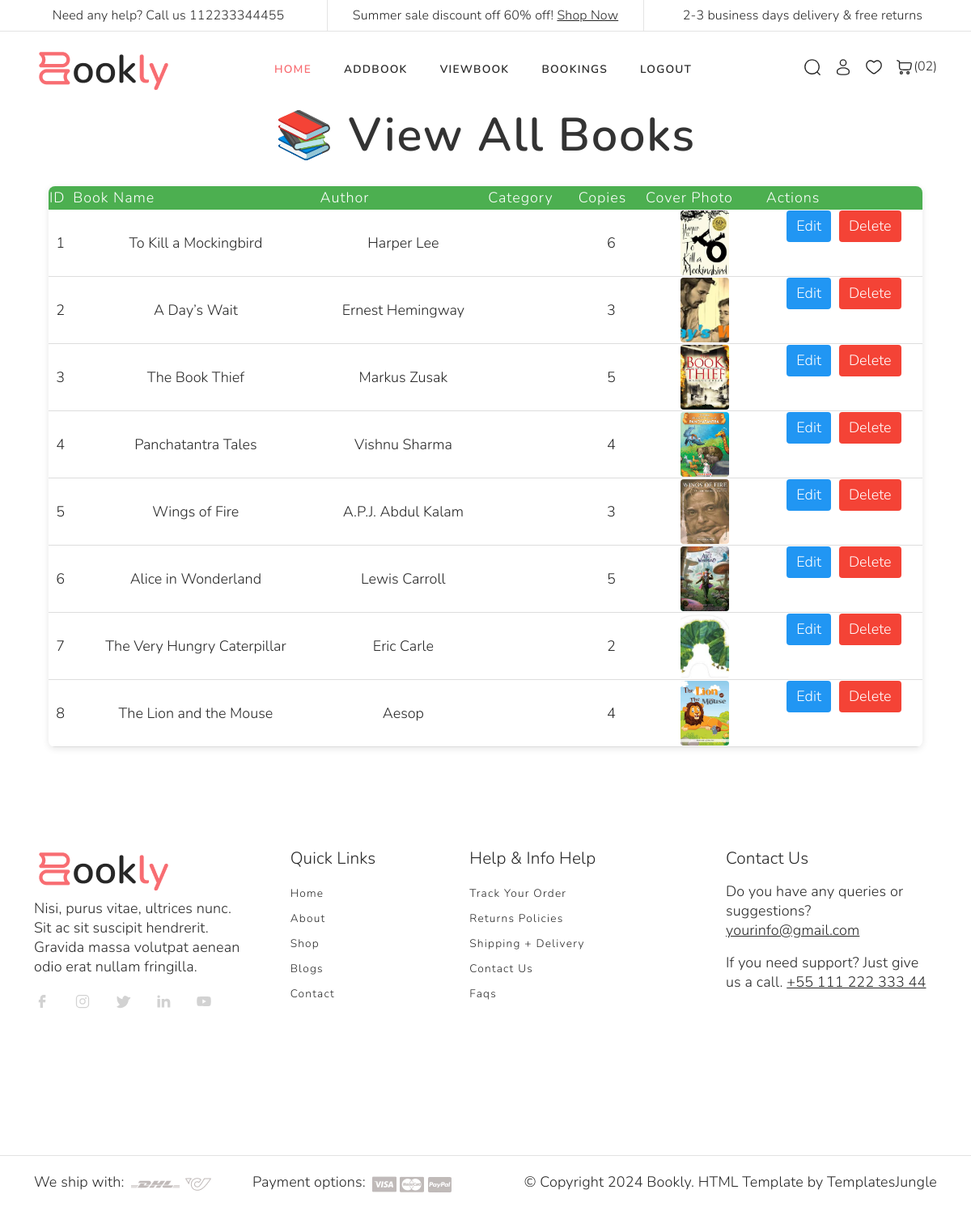
The app's page /viewbook with its own data.
### librarian/models.py (models this page shows, shortened)
class book(models.Model):
    name=models.CharField(max_length=12)
    author=models.CharField(max_length=15)
    coverphoto=models.FileField(upload_to='meadia')
    numberof_copies=models.IntegerField()
    categoryid=models.ForeignKey(category,on_delete=models.CASCADE)

### librarian/views.py (the view)
# urls.py: path('viewbook',views.viewbook,name='viewbook'),
def viewbook(request):
     m=book.objects.all()
     p={'m':m}
     return render(request,'admin/viewbook.html',p)

### template/admin/viewbook.html
{% extends 'admin/page3.html' %}
{% block content %}
<h2 style="text-align:center; color:#333; margin-bottom:30px;">📚 View All Books</h2>
{% if m %}
<table style="
    width:90%;
    margin:0 auto;
    border-collapse:collapse;
    background:white;
    box-shadow:0 2px 8px rgba(0, 0, 0, 0.1);
    border-radius:8px;
    overflow:hidden;">
    <tr style="background-color:#4CAF50; color:white;">
        <th>ID</th>
        <th>Book Name</th>
        <th>Author</th>
        <th>Category</th>
        <th>Copies</th>
        <th>Cover Photo</th>
        <th>Actions</th>
    </tr>
    {% for i in m %}
    <tr style="text-align:center; border-bottom:1px solid #ddd;">
        <td>{{ i.id }}</td>
        <td>{{ i.name }}</td>
        <td>{{ i.author }}</td>
        <td>{{ i.categoryid.categoryname }}</td>
        <td>{{ i.numberof_copies }}</td>
        <td>
            {% if i.coverphoto %}
                <img src="{{ i.coverphoto.url }}" alt="Book Cover" style="width:60px; height:80px; border-radius:4px; object-fit:cover;">
            {% else %}
                No Image
            {% endif %}
        </td>
        <td style="display:flex; justify-content:center; gap:10px;">
            <a href="{% url 'editbook' i.id %}" style="background:#2196F3; color:white; padding:6px 12px; border-radius:4px; text-decoration:none;">Edit</a>
            <a href="{% url 'deletebook' i.id %}" style="background:#f44336; color:white; padding:6px 12px; border-radius:4px; text-decoration:none;" onclick="return confirm('Are you sure you want to delete this book?');">Delete</a>
        </td>
    </tr>
    {% endfor %}
</table>
{% else %}
<p style="text-align:center; color:#777; font-size:18px; margin-top:40px;">No books available right now.</p>
{% endif %}
{% endblock %}

### template/admin/page3.html (shortened to what this page needs)
<!DOCTYPE html>
<html>
  <head>
    {% load static %}
    <link href="https://cdn.jsdelivr.net/npm/bootstrap@5.3.3/dist/css/bootstrap.min.css" rel="stylesheet"
>
    <link rel="stylesheet" type="text/css" href="{%static 'Bookly-1.0.0/style.css'%}">
    <link rel="stylesheet" href="https://cdn.jsdelivr.net/npm/swiper@9/swiper-bundle.min.css" />
  </head>
  <body>
    <header id="header" class="site-header">
      <div class="top-info border-bottom d-none d-md-block ">
        <div class="container-fluid">
          <div class="row g-0">
            <div class="col-md-4">
              <p class="fs-6 my-2 text-center">Need any help? Call us <a href="#">112233344455</a></p>
            </div>
            <div class="col-md-4 border-start border-end">
              <p class="fs-6 my-2 text-center">Summer sale discount off 60% off! <a class="text-decoration-underline"
                  href="index.html">Shop Now</a></p>
            </div>
            <div class="col-md-4">
              <p class="fs-6 my-2 text-center">2-3 business days delivery & free returns</p>
            </div>
          </div>
        </div>
      </div>
      <nav id="header-nav" class="navbar navbar-expand-lg py-3">
        <div class="container">
          <a class="navbar-brand" href="index.html">
            <img src="{%static  'Bookly-1.0.0/images/main-logo.png'%}" class="logo">
          </a>
          <div class="offcanvas offcanvas-end" tabindex="-1" id="bdNavbar" aria-labelledby="bdNavbarOffcanvasLabel">
            <div class="offcanvas-body">
              <ul id="navbar"
                class="navbar-nav text-uppercase justify-content-start justify-content-lg-center align-items-start align-items-lg-center flex-grow-1">
                <li class="nav-item">
                  <a class="nav-link me-4 active" href="{% url 'adminhome' %}">Home</a>
                </li>
                <li class="nav-item">
                   <a href="{% url 'addbook1' %}" class="nav-link me-4">Addbook</a>
                </li>
                <li class="nav-item">
                   <a href="{% url  'viewbook' %}"  class="nav-link me-4">ViewBook</a>
                </li>
                <li class="nav-item">
                  <a class="nav-link me-4" href="{%  url 'librarianview' %}">Bookings</a>
                </li>
                <li class="nav-item">
                  <a class="nav-link me-4" href="{% url 'logout' %}">logout</a>
                </li>
              </ul>
              <div class="user-items d-flex">
                <ul class="d-flex justify-content-end list-unstyled mb-0">
                  <li class="search-item pe-3">
                    <a href="#" class="search-button">
                      <svg class="search">
                        <use xlink:href="#search"></use>
                      </svg>
                    </a>
                  </li>
                  <li class="pe-3">
                    <a href="#" data-bs-toggle="modal" data-bs-target="#exampleModal">
                      <svg class="user">
                        <use xlink:href="#user"></use>
                      </svg>
                    </a>
                  </li>
                  <li class="wishlist-dropdown dropdown pe-3">
                    <a href="#" class="dropdown-toggle" data-bs-toggle="dropdown" role="button" aria-expanded="false">
                      <svg class="wishlist">
                        <use xlink:href="#heart"></use>
                      </svg>
                    </a>
                  </li>
                  <li class="cart-dropdown dropdown">
                    <a href="index.html" class="dropdown-toggle" data-bs-toggle="dropdown" role="button"
                      aria-expanded="false">
                      <svg class="cart">
                        <use xlink:href="#cart"></use>
                      </svg><span class="fs-6 fw-light">(02)</span>
                    </a>
                  </li>
                </ul>
              </div>
            </div>
          </div>
        </div>
      </nav>
    </header>
    {% block content %}
    {% endblock %}
        <footer id="footer" class="padding-large">
      <div class="container">
        <div class="row">
          <div class="footer-top-area">
            <div class="row d-flex flex-wrap justify-content-between">
              <div class="col-lg-3 col-sm-6 pb-3">
                <div class="footer-menu">
                  <img src="{%static  'Bookly-1.0.0/images/main-logo.png'%}" alt="logo" class="img-fluid mb-2">
                  <p>Nisi, purus vitae, ultrices nunc. Sit ac sit suscipit hendrerit. Gravida massa volutpat aenean odio
                    erat nullam fringilla.</p>
                  <div class="social-links">
                    <ul class="d-flex list-unstyled">
                      <li>
                        <a href="#">
                          <svg class="facebook">
                            <use xlink:href="#facebook" />
                          </svg>
                        </a>
                      </li>
                      <li>
                        <a href="#">
                          <svg class="instagram">
                            <use xlink:href="#instagram" />
                          </svg>
                        </a>
                      </li>
                      <li>
                        <a href="#">
                          <svg class="twitter">
                            <use xlink:href="#twitter" />
                          </svg>
                        </a>
                      </li>
                      <li>
                        <a href="#">
                          <svg class="linkedin">
                            <use xlink:href="#linkedin" />
                          </svg>
                        </a>
                      </li>
                      <li>
                        <a href="#">
                          <svg class="youtube">
                            <use xlink:href="#youtube" />
                          </svg>
                        </a>
                      </li>
                    </ul>
                  </div>
                </div>
              </div>
              <div class="col-lg-2 col-sm-6 pb-3">
                <div class="footer-menu text-capitalize">
                  <h5 class="widget-title pb-2">Quick Links</h5>
                  <ul class="menu-list list-unstyled text-capitalize">
                    <li class="menu-item mb-1">
                      <a href="studenthome">Home</a>
                    </li>
                    <li class="menu-item mb-1">
                      <a href="#">About</a>
                    </li>
                    <li class="menu-item mb-1">
                      <a href="#">Shop</a>
                    </li>
                    <li class="menu-item mb-1">
                      <a href="#">Blogs</a>
                    </li>
                    <li class="menu-item mb-1">
                      <a href="#">Contact</a>
                    </li>
                  </ul>
                </div>
              </div>
              <div class="col-lg-3 col-sm-6 pb-3">
                <div class="footer-menu text-capitalize">
                  <h5 class="widget-title pb-2">Help & Info Help</h5>
                  <ul class="menu-list list-unstyled">
                    <li class="menu-item mb-1">
                      <a href="#">Track Your Order</a>
                    </li>
                    <li class="menu-item mb-1">
                      <a href="#">Returns Policies</a>
                    </li>
                    <li class="menu-item mb-1">
                      <a href="#">Shipping + Delivery</a>
                    </li>
                    <li class="menu-item mb-1">
                      <a href="#">Contact Us</a>
                    </li>
                    <li class="menu-item mb-1">
                      <a href="#">Faqs</a>
                    </li>
                  </ul>
                </div>
              </div>
              <div class="col-lg-3 col-sm-6 pb-3">
                <div class="footer-menu contact-item">
                  <h5 class="widget-title text-capitalize pb-2">Contact Us</h5>
                  <p>Do you have any queries or suggestions? <a href="mailto:"
                      class="text-decoration-underline">yourinfo@gmail.com</a></p>
                  <p>If you need support? Just give us a call. <a href="#" class="text-decoration-underline">+55 111 222
                      333 44</a></p>
                </div>
              </div>
            </div>
          </div>
        </div>
      </div>
    </footer>
    <hr>
    <div id="footer-bottom" class="mb-2">
      <div class="container">
        <div class="d-flex flex-wrap justify-content-between">
          <div class="ship-and-payment d-flex gap-md-5 flex-wrap">
            <div class="shipping d-flex">
              <p>We ship with:</p>
              <div class="card-wrap ps-2">
                <img src="{%static  'Bookly-1.0.0/images/dhl.png'%}" alt="visa">
                <img src="{% static 'Bookly-1.0.0/images/shippingcard.png'%}" alt="mastercard">
              </div>
            </div>
            <div class="payment-method d-flex">
              <p>Payment options:</p>
              <div class="card-wrap ps-2">
                <img src="{% static  'Bookly-1.0.0/images/visa.jpg' %}" alt="visa">
                <img src="{% static 'Bookly-1.0.0/images/mastercard.jpg' %}" alt="mastercard">
                <img src="{% static  'Bookly-1.0.0/images/paypal.jpg' %}" alt="paypal">
              </div>
            </div>
          </div>
          <div class="copyright">
            <p>© Copyright 2024 Bookly. HTML Template by <a href="https://templatesjungle.com/"
                target="_blank">TemplatesJungle</a>
            </p>
          </div>
        </div>
      </div>
    </div>
  </body>
</html>

### static/Bookly-1.0.0/style.css (style rules this page uses)
:root { --accent-color: #717171; --white-color: #fff; --black-color: #272727; --gray-color: #F3F3F3; --gray-color-200: #E3E3E3; --gray-color-300: #E0E0E0; --gray-color-500: #D0D0D0; --gray-color-800: #3A3A3A; --light-gray-color: #D2D2D2; --primary-color: #F86D72; --bs-body-color: #272727; --bs-secondary-color: #FFE8F0; --bs-secondary-rgb: 255, 232, 240; --bs-primary-rgb: 248,109,114; --bs-border-color: #E3E3E3; --bs-dropdown-link-active-bg: #F5F5F5; --light-color: #F8F8F8; --light-blue-color: #EDF1F3; --navbar-color-color: #131814; --swiper-theme-color: #4A4A4A; --swiper-pagination-color: #4A4A4A; --bs-box-shadow: 0 0.2rem 0.6rem rgba(0, 0, 0, 0.08); --bs-btn-font-size: 1rem; }
:root { --body-font : "Nunito", sans-serif; --heading-font : "Nunito", sans-serif; }
*, *::before, *::after { -webkit-box-sizing: border-box; -moz-box-sizing: border-box; box-sizing: border-box; }
html { box-sizing: border-box; }
body { font-family: var(--body-font); font-size: 18px; font-weight: 300; margin: 0; }
p { color: var(--black-color); letter-spacing: 0.01rem; line-height: normal; }
a { color: var(--black-color); text-decoration: none; transition: 0.3s color ease-out; }
hr { margin: 1.25rem 0; color: var(--gray-color-200); opacity: 1; }
.padding-large { padding-top: 7em; padding-bottom: 7em; }
h1, h2, h3, h4, h5, h6 { font-family: var(--heading-font); text-transform: capitalize; letter-spacing: 0.03em; font-weight: 600; line-height: 115%; }
h4, h5, h6 { color: var(--light-black-color); }
h2 { font-size: 3.6rem; }
h5 { font-size: 1.3rem; font-weight: 300; text-transform: capitalize; letter-spacing: 0.01rem; }
th { font-weight: 300; letter-spacing: 0.06rem; }
.site-header { width: 100%; z-index: 10; transition: background 0.3s ease-out; }
.navbar-nav .nav-item a.nav-link { font-size: 0.7619em; font-weight: 600; letter-spacing: 0.09em; color: var(--black-color); }
.navbar-nav .nav-item a.nav-link.active, .navbar-nav .nav-item a.nav-link:focus, .navbar-nav .nav-item a.nav-link:hover { color: var(--primary-color); }
.cart-dropdown.dropdown a::after, .wishlist-dropdown.dropdown a::after { display: none; }
#header-nav .offcanvas { transition: 0.5s ease-in-out; }
#header-nav .offcanvas-end { width: 500px; }
.site-header .user-items svg { width: 22px; height: 22px; cursor: pointer; }
#footer .menu-list .menu-item a { font-size: 0.7619em; font-weight: 300; letter-spacing: 0.09em; color: var(--black-color); }
.social-links svg { width: 20px; height: 20px; transition: 0.3s ease-in-out; color: var(--light-gray-color); }
.social-links li { padding-right: 30px; }

### records on screen
book: id "1", name "To Kill a Mockingbird", author "Harper Lee", numberof_copies "6", coverphoto (picture)
book: id "2", name "A Day’s Wait", author "Ernest Hemingway", numberof_copies "3", coverphoto (picture)
book: id "3", name "The Book Thief", author "Markus Zusak", numberof_copies "5", coverphoto (picture)
book: id "4", name "Panchatantra Tales", author "Vishnu Sharma", numberof_copies "4", coverphoto (picture)
book: id "5", name "Wings of Fire", author "A.P.J. Abdul Kalam", numberof_copies "3", coverphoto (picture)
book: id "6", name "Alice in Wonderland", author "Lewis Carroll", numberof_copies "5", coverphoto (picture)
book: id "7", name "The Very Hungry Caterpillar", author "Eric Carle", numberof_copies "2", coverphoto (picture)
book: id "8", name "The Lion and the Mouse", author "Aesop", numberof_copies "4", coverphoto (picture)
